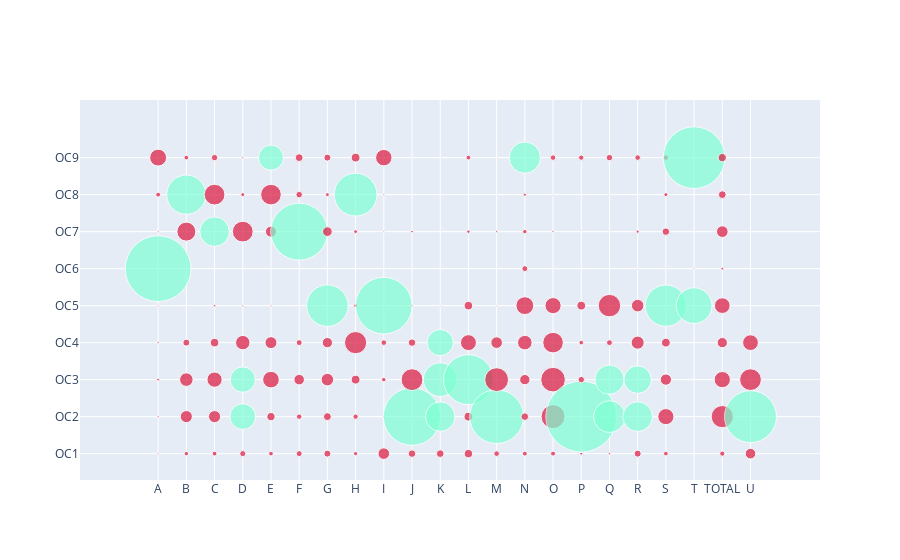

Notebook code for this chart:
### Code cell
fig = go.Figure(data=[go.Scatter(
    x=df.dropna()['nace_r2'], y=df.dropna()['isco08'],
    text=df.dropna()['perc'].astype(int),
    mode='markers',
    #marker_size=np.array(df.dropna()['perc'])
    marker=dict(
    color=['#7FFFD4' if val is False else '#DC143C' for val in df.dropna()['perc']<25],
    size=np.array(df.dropna()['perc']),
    showscale=False
    )
    )
])

fig.show()

### Figure 1 — Plotly figure (JSON) as saved in the notebook; plotly's stock layout.template omitted (floating-point values rounded to 4 significant figures; data arrays with more than 128 entries replaced by an {"elided": "..."} marker saying what was removed)
{"data": [{"marker": {"color": {"elided": "178 str values"}, "showscale": false, "size": {"elided": "178 float values"}}, "mode": "markers", "text": {"elided": "178 int values"}, "type": "scatter", "x": {"elided": "178 str values"}, "y": {"elided": "178 str values"}}], "layout": {}}
